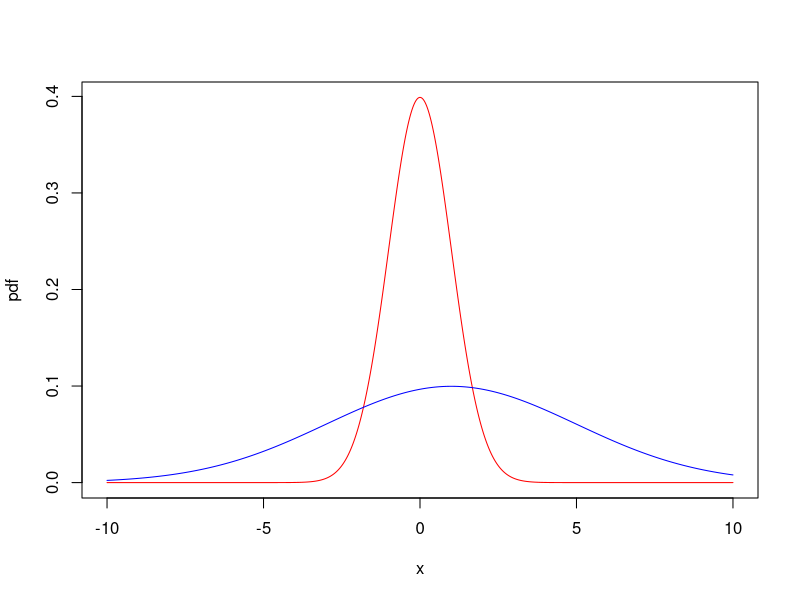

Source code (R): (Note: this script raises an error after producing the figure.)
qnorm(0.975)
dnorm(0)
pnorm(1.96)
rnorm(20)
rnorm(10, mean=5, sd=0.5)
x=seq(-10,10, .01)
pdf=dnorm(x)
y=seq(-10, 10, .01)
pdy=dnorm(y, mean=1, sd=4)
plot(x, pdf, type="l", col="red")
lines(y, pdy, type="l", col="blue")

dbinom(n=10, p=0.5)
pbinom(4,5,0.5)
dbinom(0, 5, 0.5) + dbinom(1, 5, 0.5) + dbinom(2, 5, 0.5) + dbinom(3, 5, 0.5) + dbinom(4, 5, 0.5)
dbinom(3,5,0.5)
qt(0.975,15)
qchisq(0.95,7)

#- Le quantile d’ordre 0,975 d’une loi N(0,1)
qnorm(.975)
#- Le quantile d’ordre 0,95 d’une loi de St(10)
qt(.95, 10)
#- La probabilité qu’une v.a. de loi B(5;0,3) soit égale à 4
dbinom(4, 5, .3)
#- Le quantile d’ordre 0,95 d’une loi du Chi-deux(10).
qchisq(.95, 10)

# - Taper les codes permettant d’obtenir la loi de probabilité d’une v.a. de loi de Poisson de paramètre 2,4 : calcul des P(X=x) pour x=0,1,..,25 puis les range dans un vecteur y. Représenter graphiquement cette loi sous forme d’un diagramme en bâtons

x <- c(1:25)
y = dpois(x, lambda=2.4)
hist(y, freq=FALSE)


x = rpois(20, 2)
fn = ecdf(x)
plot(fn, verticals=TRUE, do.points=FALSE)


n = 1000
x = rnorm(n) # - genere un vecteur x de 1000 valeurs aleatoires obtenues avec la loi normale
m = cumsum(x) / (1:n) # - fait la somme cumulative des x divisee par 1 à n
v = 1 # - variance
q = qnorm(0.975) # interval de confiance
ic1 = m+q*sqrt(v) / sqrt(1:n) # borne sup de l'interval
ic2 = m-q*sqrt(v) / sqrt(1:n) # borne inf de l'interval
plot(m, type="l")
abline(h=0, col="red")
lines(ic1, col="blue")
lines(ic2, col="green")
# - l'interval de confiance contenant la moyenne empirique se reduit quand n augmente

x <- rbinom(n=100000, p=1/3, size=1)
mean(x);

n_ech = 50000
sz_ech = 300
prob = 1/2
avgs = rep(0, n_ech)
for(i in 1:n_ech){
  ech = rt(n=sz_ech, df=20, ncp=0)
  avgs[i] = mean(ech)
}

hist(avgs, freq=F)
mean(avgs)
var(avgs)
prob*(1-prob) / sz_ech

